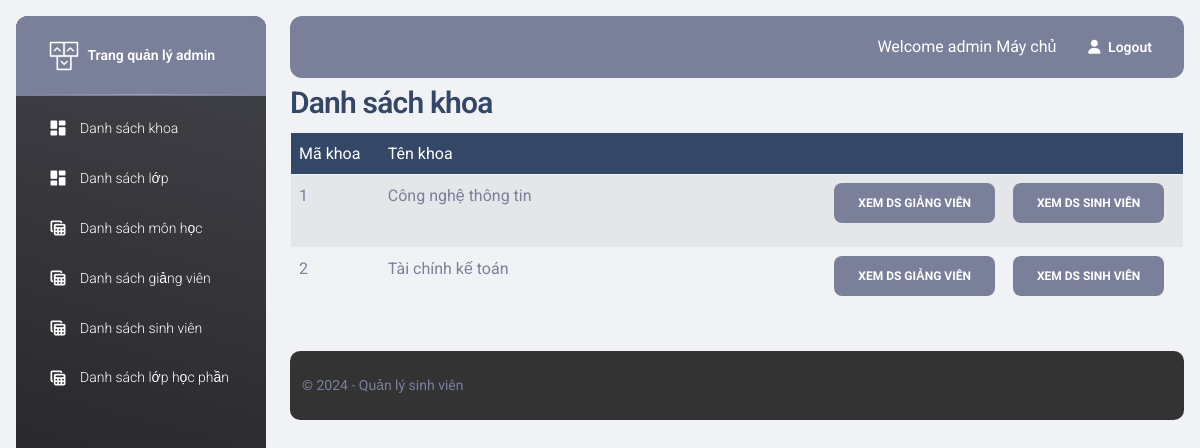
Screenshot of /qldiemsinhvien/admin/major_index.php (signed in) with the database file from the repository.
### tables this page shows
CREATE TABLE `major` (
  `major_id` int(10) NOT NULL,
  `major_name` varchar(255) NOT NULL
);

### qldiemsinhvien/class/Db.php (called while the page is built, shortened)
<?php
class Db {
    public static $conn = null;
    function __construct()
    {
        Db::$conn = new PDO('mysql:host=' . HOST . '; dbname=' . DB, U, P);
        Db::$conn->query('set names utf8');
    }
    function selectQuery($sql, $params=[]) {
        $stm = Db::$conn->prepare($sql);
        $stm->execute($params);
        return $stm->fetchAll(PDO::FETCH_OBJ);
    }
}

### qldiemsinhvien/class/major.php (called while the page is built, shortened)
<?php
class major extends Db {
    function all() {
        $sql = "select * from major";
        return $this->selectQuery($sql);
    }
}

### qldiemsinhvien/admin/major_index.php (the view, shortened to what this page needs)
<?php
$major = new major();
$data = $major->all();
?>
<?php include '../admin/includes/header.php' ?>
<body class="g-sidenav-show  bg-gray-200">
<?php include '../admin/includes/aside.php' ?>
<main class="main-content position-relative max-height-vh-100 h-100 border-radius-lg ">
<?php include '../admin/includes/nav_top.php' ?>
<div class="container-fluid py-1 px-3">
    <h3>Danh sách khoa</h3>
    <table border="1" id="table" class="table table-striped">
        <thead class="table-dark">
            <tr>
                <td style="width: 10%">Mã khoa</td>
                <td style="width: 50%">Tên khoa</td>
                <td style="width: 20%"></td>
                <td style="width: 20%"></td>
            </tr>
        </thead>
        <tbody>
            <?php
            foreach($data as $item) {
                ?>
                <tr>
                    <td><?php echo $item->major_id ?></td>
                    <td><?php echo $item->major_name ?></td>
                    <td>
                        <a class="btn btn-secondary" href="teacher_index_bymajor.php?major_id=<?php echo $item->major_id ?>">Xem DS giảng viên</a>
                    </td>
                    <td>
                        <a class="btn btn-secondary" href="student_index_bymajor.php?major_id=<?php echo $item->major_id ?>">Xem DS sinh viên</a>
                    </td>
                </tr>
                <?php
            }
            ?>
        </tbody>
    </table>
</div>
<?php include '../admin/includes/footer.php' ?>

### qldiemsinhvien/admin/includes/header.php (style rules this page uses)
body { display: flex; flex-direction: column; min-height: 100vh; margin: 0; }
main { flex: 1; }

### rows the page displays
major: major_id "1", major_name "Công nghệ thông tin"
major: major_id "2", major_name "Tài chính kế toán"

### other values shown
$_SESSION['login'][2] "Máy chủ"
